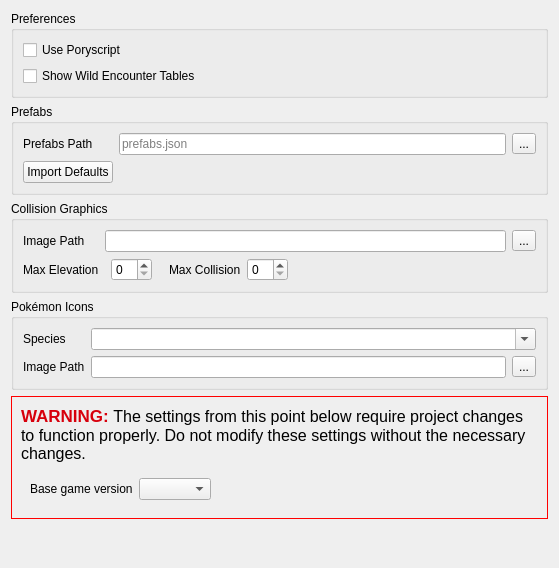
          <widget class="QWidget" name="scrollAreaWidgetContents_GeneralTab">
           <property name="geometry">
            <rect>
             <x>0</x>
             <y>0</y>
             <width>559</width>
             <height>568</height>
            </rect>
           </property>
           <layout class="QVBoxLayout" name="verticalLayout_7">
            <item>
             <widget class="QGroupBox" name="groupBox_UserConfig">
              <property name="title">
               <string>Preferences</string>
              </property>
              <layout class="QVBoxLayout" name="verticalLayout_2">
               <item>
                <widget class="QCheckBox" name="checkBox_UsePoryscript">
                 <property name="toolTip">
                  <string>Whether map script files should prefer using .pory</string>
                 </property>
                 <property name="text">
                  <string>Use Poryscript</string>
                 </property>
                </widget>
               </item>
               <item>
                <widget class="QCheckBox" name="checkBox_ShowWildEncounterTables">
                 <property name="text">
                  <string>Show Wild Encounter Tables</string>
                 </property>
                </widget>
               </item>
              </layout>
             </widget>
            </item>
            <item>
             <widget class="QGroupBox" name="groupBox_Prefabs">
              <property name="title">
               <string>Prefabs</string>
              </property>
              <layout class="QGridLayout" name="gridLayout_4">
               <item row="0" column="2">
                <widget class="QToolButton" name="button_ChoosePrefabs">
                 <property name="text">
                  <string>...</string>
                 </property>
                 <property name="icon">
                  <iconset resource="../resources/images.qrc">
                   <normaloff>:/icons/folder.ico</normaloff>:/icons/folder.ico</iconset>
                 </property>
                </widget>
               </item>
               <item row="1" column="0">
                <widget class="QPushButton" name="button_ImportDefaultPrefabs">
                 <property name="toolTip">
                  <string>Restore the data in the prefabs file to the version defaults. Will create a new file if one doesn't exist.</string>
                 </property>
                 <property name="text">
                  <string>Import Defaults</string>
                 </property>
                </widget>
               </item>
               <item row="0" column="1">
                <widget class="QLineEdit" name="lineEdit_PrefabsPath">
                 <property name="toolTip">
                  <string>The file that will be used to populate the Prefabs tab</string>
                 </property>
                 <property name="placeholderText">
                  <string>prefabs.json</string>
                 </property>
                </widget>
               </item>
               <item row="0" column="0">
                <widget class="QLabel" name="label_PrefabsPath">
                 <property name="text">
                  <string>Prefabs Path</string>
                 </property>
                </widget>
               </item>
              </layout>
             </widget>
            </item>
            <item>
             <widget class="QGroupBox" name="groupBox_CollisionGraphics">
              <property name="title">
               <string>Collision Graphics</string>
              </property>
              <layout class="QGridLayout" name="gridLayout_7">
               <item row="1" column="6">
                <spacer name="horizontalSpacer">
                 <property name="orientation">
                  <enum>Qt::Horizontal</enum>
                 </property>
                 <property name="sizeHint" stdset="0">
                  <size>
                   <width>40</width>
                   <height>20</height>
                  </size>
                 </property>
                </spacer>
               </item>
               <item row="0" column="1" colspan="6">
                <widget class="QLineEdit" name="lineEdit_CollisionGraphics">
                 <property name="toolTip">
                  <string>The image sheet that will be used to represent elevation and collision on the Collision tab</string>
                 </property>
                 <property name="clearButtonEnabled">
                  <bool>true</bool>
                 </property>
                </widget>
               </item>
               <item row="0" column="7">
                <widget class="QToolButton" name="button_CollisionGraphics">
                 <property name="text">
                  <string>...</string>
                 </property>
                 <property name="icon">
                  <iconset resource="../resources/images.qrc">
                   <normaloff>:/icons/folder.ico</normaloff>:/icons/folder.ico</iconset>
                 </property>
                </widget>
               </item>
               <item row="1" column="0">
                <widget class="QLabel" name="label_MaxElevation">
                 <property name="text">
                  <string>Max Elevation</string>
                 </property>
                </widget>
               </item>
               <item row="1" column="5">
                <widget class="NoScrollSpinBox" name="spinBox_MaxCollision">
                 <property name="toolTip">
                  <string>The maximum collision value represented with an icon on the image sheet</string>
                 </property>
                </widget>
               </item>
               <item row="1" column="4">
                <widget class="QLabel" name="label_MaxCollision">
                 <property name="text">
                  <string>Max Collision</string>
                 </property>
                </widget>
               </item>
               <item row="0" column="0">
                <widget class="QLabel" name="label_CollisionImagePath">
                 <property name="text">
                  <string>Image Path</string>
                 </property>
                </widget>
               </item>
               <item row="1" column="2">
                <widget class="NoScrollSpinBox" name="spinBox_MaxElevation">
                 <property name="toolTip">
                  <string>The maximum elevation value represented with an icon on the image sheet</string>
                 </property>
                </widget>
               </item>
               <item row="1" column="3">
                <spacer name="horizontalSpacer_4">
                 <property name="orientation">
                  <enum>Qt::Horizontal</enum>
                 </property>
                 <property name="sizeType">
                  <enum>QSizePolicy::Maximum</enum>
                 </property>
                 <property name="sizeHint" stdset="0">
                  <size>
                   <width>5</width>
                   <height>20</height>
                  </size>
                 </property>
                </spacer>
               </item>
              </layout>
             </widget>
            </item>
            <item>
             <widget class="QGroupBox" name="groupBox_PokemonIcons">
              <property name="title">
               <string>Pokémon Icons</string>
              </property>
              <layout class="QGridLayout" name="gridLayout_8">
               <item row="0" column="0">
                <widget class="QLabel" name="label_IconSpecies">
                 <property name="sizePolicy">
                  <sizepolicy hsizetype="Fixed" vsizetype="Preferred">
                   <horstretch>0</horstretch>
                   <verstretch>0</verstretch>
                  </sizepolicy>
                 </property>
                 <property name="text">
                  <string>Species</string>
                 </property>
                </widget>
               </item>
               <item row="1" column="5">
                <widget class="QToolButton" name="button_PokemonIcon">
                 <property name="text">
                  <string>...</string>
                 </property>
                 <property name="icon">
                  <iconset resource="../resources/images.qrc">
                   <normaloff>:/icons/folder.ico</normaloff>:/icons/folder.ico</iconset>
                 </property>
                </widget>
               </item>
               <item row="0" column="2" colspan="4">
                <widget class="NoScrollComboBox" name="comboBox_IconSpecies">
                 <property name="editable">
                  <bool>true</bool>
                 </property>
                 <property name="maxVisibleItems">
                  <number>20</number>
                 </property>
                </widget>
               </item>
               <item row="1" column="0">
                <widget class="QLabel" name="label_PokemonIcon">
                 <property name="text">
                  <string>Image Path</string>
                 </property>
                </widget>
               </item>
               <item row="1" column="2" colspan="3">
                <widget class="QLineEdit" name="lineEdit_PokemonIcon">
                 <property name="toolTip">
                  <string>The icon that will be displayed on the Wild Pokémon tab for the above species</string>
                 </property>
                 <property name="clearButtonEnabled">
                  <bool>true</bool>
                 </property>
                </widget>
               </item>
              </layout>
             </widget>
            </item>
            <item>
             <widget class="QFrame" name="frame_Warning">
              <property name="styleSheet">
               <string notr="true">.QFrame { border: 1px solid red; }</string>
              </property>
              <property name="frameShape">
               <enum>QFrame::StyledPanel</enum>
              </property>
              <property name="frameShadow">
               <enum>QFrame::Raised</enum>
              </property>
              <layout class="QVBoxLayout" name="verticalLayout_3">
               <item>
                <widget class="QLabel" name="label_Warning">
                 <property name="font">
                  <font>
                   <pointsize>12</pointsize>
                   <weight>75</weight>
                   <bold>true</bold>
                  </font>
                 </property>
                 <property name="text">
                  <string>&lt;html&gt;&lt;head/&gt;&lt;body&gt;&lt;p&gt;&lt;span style=&quot; font-size:13pt; color:#d7000c;&quot;&gt;WARNING:  &lt;/span&gt;&lt;span style=&quot; font-weight:400;&quot;&gt;The settings from this point below require project changes to function properly. Do not modify these settings without the necessary changes. &lt;/span&gt;&lt;/p&gt;&lt;/body&gt;&lt;/html&gt;</string>
                 </property>
                 <property name="wordWrap">
                  <bool>true</bool>
                 </property>
                </widget>
               </item>
               <item>
                <widget class="QWidget" name="widget_BaseGameVersion" native="true">
                 <layout class="QHBoxLayout" name="horizontalLayout_2">
                  <item>
                   <widget class="QLabel" name="label_BaseGameVersion">
                    <property name="text">
                     <string>Base game version</string>
                    </property>
                   </widget>
                  </item>
                  <item>
                   <widget class="NoScrollComboBox" name="comboBox_BaseGameVersion">
                    <property name="editable">
                     <bool>false</bool>
                    </property>
                   </widget>
                  </item>
                  <item>
                   <spacer name="horizontalSpacer_6">
                    <property name="orientation">
                     <enum>Qt::Horizontal</enum>
                    </property>
                    <property name="sizeHint" stdset="0">
                     <size>
                      <width>40</width>
                      <height>20</height>
                     </size>
                    </property>
                   </spacer>
                  </item>
                 </layout>
                </widget>
               </item>
              </layout>
             </widget>
            </item>
            <item>
             <spacer name="verticalSpacer_3">
              <property name="orientation">
               <enum>Qt::Vertical</enum>
              </property>
              <property name="sizeHint" stdset="0">
               <size>
                <width>20</width>
                <height>1</height>
               </size>
              </property>
             </spacer>
            </item>
           </layout>
          </widget>
